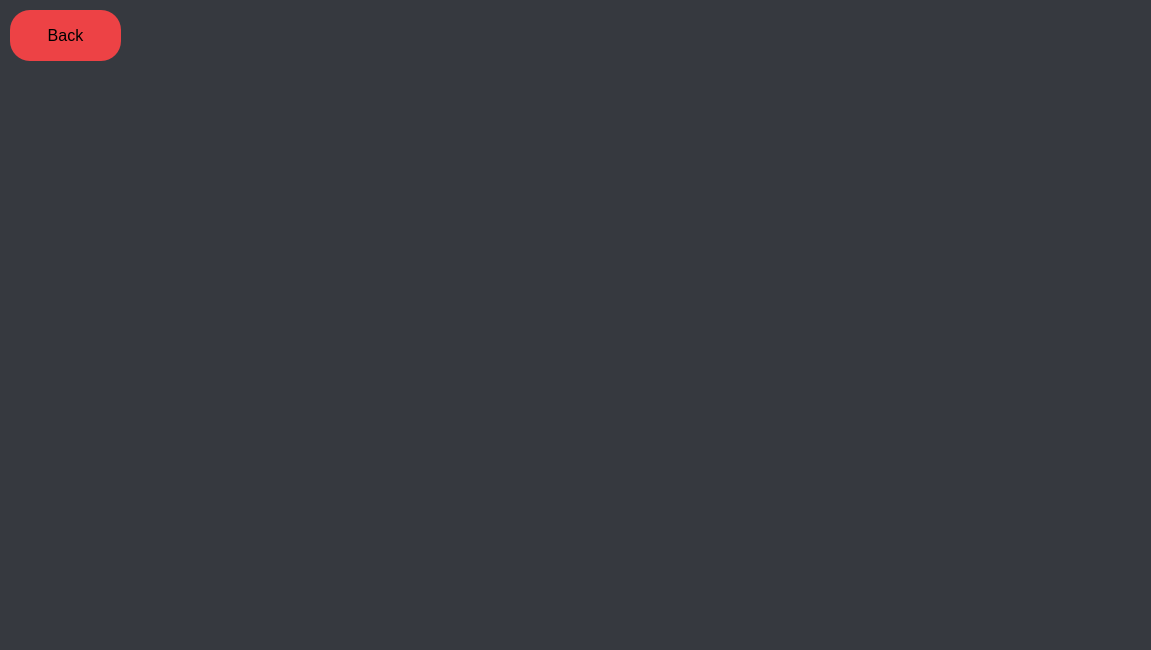
<?xml version="1.0" encoding="UTF-8"?>
<ui version="4.0">
 <class>Dialog</class>
 <widget class="QDialog" name="Dialog">
  <property name="geometry">
   <rect>
    <x>0</x>
    <y>0</y>
    <width>1151</width>
    <height>650</height>
   </rect>
  </property>
  <property name="windowTitle">
   <string>About</string>
  </property>
  <widget class="QWidget" name="background" native="true">
   <property name="geometry">
    <rect>
     <x>0</x>
     <y>0</y>
     <width>1151</width>
     <height>651</height>
    </rect>
   </property>
   <property name="styleSheet">
    <string notr="true">QWidget#background{background-color: rgb(54, 57, 63);}</string>
   </property>
   <widget class="QLabel" name="aboutLabel">
    <property name="geometry">
     <rect>
      <x>-10</x>
      <y>-110</y>
      <width>1151</width>
      <height>111</height>
     </rect>
    </property>
    <property name="font">
     <font>
      <family>Segoe UI Light</family>
      <pointsize>40</pointsize>
      <weight>50</weight>
      <bold>false</bold>
      <kerning>true</kerning>
     </font>
    </property>
    <property name="text">
     <string>About          </string>
    </property>
    <property name="alignment">
     <set>Qt::AlignCenter</set>
    </property>
   </widget>
   <widget class="QLabel" name="solarLabel">
    <property name="geometry">
     <rect>
      <x>20</x>
      <y>-110</y>
      <width>1151</width>
      <height>111</height>
     </rect>
    </property>
    <property name="font">
     <font>
      <family>Segoe UI Historic</family>
      <pointsize>40</pointsize>
      <weight>50</weight>
      <bold>false</bold>
      <kerning>true</kerning>
     </font>
    </property>
    <property name="styleSheet">
     <string notr="true"/>
    </property>
    <property name="text">
     <string>      Tex Spammer</string>
    </property>
    <property name="alignment">
     <set>Qt::AlignCenter</set>
    </property>
   </widget>
   <widget class="QPushButton" name="abtBack">
    <property name="geometry">
     <rect>
      <x>10</x>
      <y>10</y>
      <width>111</width>
      <height>51</height>
     </rect>
    </property>
    <property name="font">
     <font>
      <family>Segoe UI</family>
      <pointsize>12</pointsize>
     </font>
    </property>
    <property name="styleSheet">
     <string notr="true">border-radius:20px;
background-color: rgb(237, 66, 69);</string>
    </property>
    <property name="text">
     <string>Back</string>
    </property>
   </widget>
   <widget class="QLabel" name="about">
    <property name="geometry">
     <rect>
      <x>200</x>
      <y>650</y>
      <width>761</width>
      <height>441</height>
     </rect>
    </property>
    <property name="font">
     <font>
      <family>Segoe UI</family>
      <pointsize>12</pointsize>
     </font>
    </property>
    <property name="text">
     <string>Text spammer is a free, open source, and fairly simple gui-based spammer developed mainly by Pixeloid, with the help of SbCoiner. It is an application that spams, and pretty well at that. Due to it's keyboard automation nature, this program will work on nearly any chatting appliction! We use the keyboard module to control the inputs, and PyQt5 to handle this awesome UI by Pixeloid! Please contact Pixeloid#0001 or Pillow#7711 on discord if you have any questions!</string>
    </property>
    <property name="alignment">
     <set>Qt::AlignHCenter|Qt::AlignTop</set>
    </property>
    <property name="wordWrap">
     <bool>true</bool>
    </property>
   </widget>
  </widget>
 </widget>
 <resources/>
 <connections/>
</ui>
